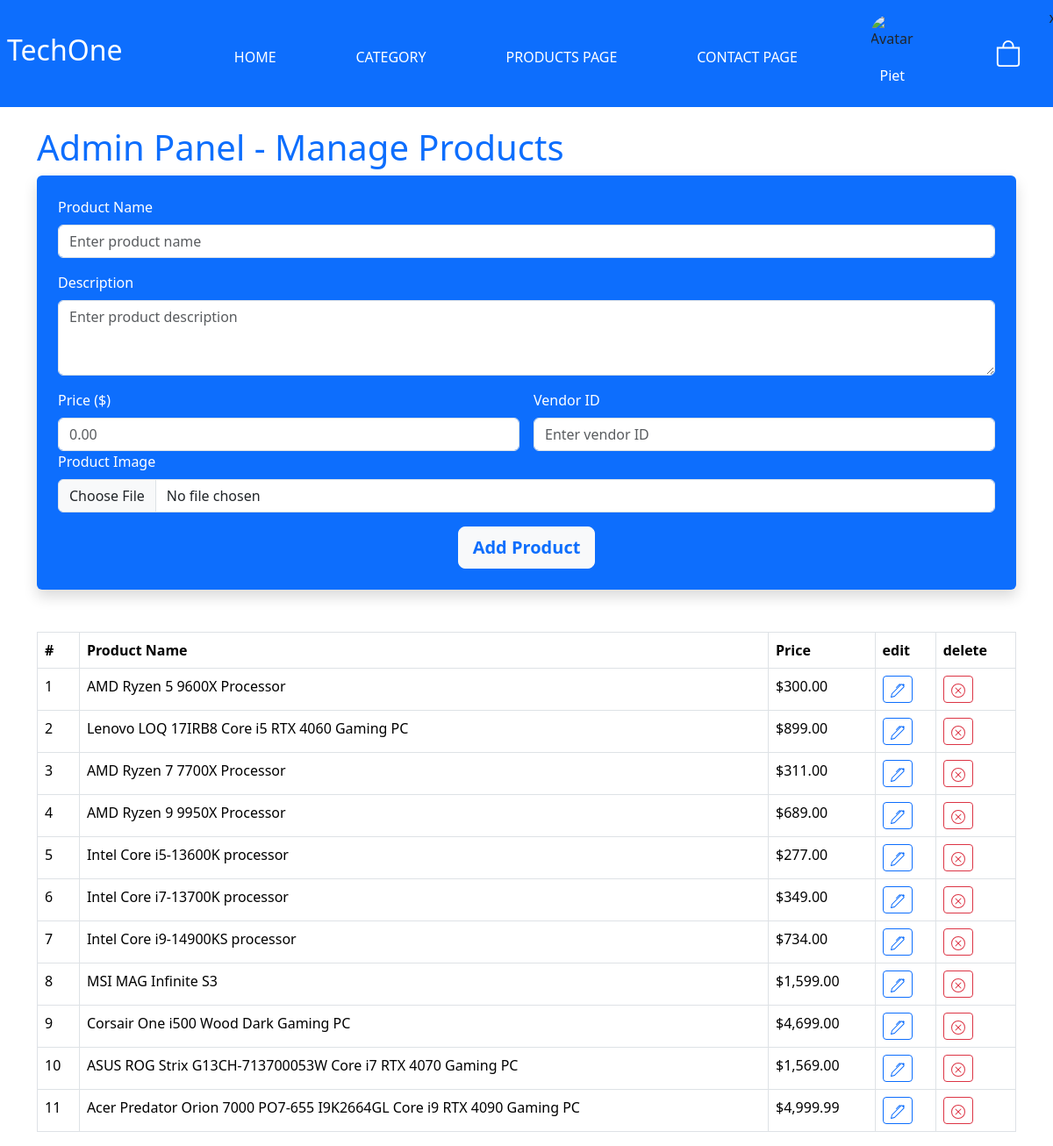
Screenshot of /admin.php (signed in) with the database file from the repository.
### tables this page shows
CREATE TABLE `products` (
  `id` int(11) NOT NULL,
  `name` varchar(999) NOT NULL,
  `img` varchar(999) NOT NULL,
  `description` varchar(9999) NOT NULL,
  `price` decimal(7,2) NOT NULL,
  `vendor_id` int(11) NOT NULL
);

### admin.php (the view, shortened to what this page needs)
<?php
try {
    $db = new PDO('mysql:host=localhost;dbname=tech-one', 'root', '');
    $db->setAttribute(PDO::ATTR_ERRMODE, PDO::ERRMODE_EXCEPTION);
    $query = $db->query("SELECT * FROM products");
    $products = $query->fetchAll(PDO::FETCH_ASSOC);
} catch (PDOException $e) {
    echo "Error: " . $e->getMessage();
    exit();
}
?>
<!DOCTYPE html>
<html lang="en">
<head>
    <link rel="stylesheet" href="css/style.css">
    <link href="https://cdn.jsdelivr.net/npm/bootstrap@5.3.3/dist/css/bootstrap.min.css" rel="stylesheet">
</head>
<body>
<div class="header">
    <div class="container-fluid">
        <div class="row bg-primary p-2 fixed-top">
            <div class="col-2 d-flex justify-content-start align-items-center">
                <h2 class="text-white">TechOne</h2>
            </div>
            <div class="col-9">
                <nav class="navbar navbar-expand-lg">
                    <div class="container-fluid">
                        <div class="collapse navbar-collapse" id="navbarNav">
                            <ul class="navbar-nav d-flex justify-content-around align-items-center w-100">
                                <li class="nav-item fs-6 mt-2">
                                    <a class="nav-link text-opacity-100 text-white" href="index.php">HOME</a>
                                </li>
                                <li class="nav-item fs-6 mt-2">
                                    <a class="nav-link text-opacity-100 text-white" href="master.php">CATEGORY</a>
                                </li>
                                <div class="dropdown">
                                    <button class="btn nav-item fs-6 mt-2 nav-link text-white" type="button"
                                            data-bs-toggle="dropdown" aria-expanded="false">
                                        PRODUCTS PAGE
                                    </button>
                                </div>
                                <li class="nav-item fs-6 mt-2">
                                    <a class="nav-link text-opacity-100 text-white" href="contact-page.php">CONTACT
                                        PAGE</a>
                                </li>
                                <?php if (isset($_SESSION['user'])): ?>
                                    <li class="nav-item fs-6 d-flex flex-column align-items-center">
                                        <img src="<?= htmlspecialchars($_SESSION['img']); ?>"
                                             class="rounded-circle shadow-4"
                                             style="width: 50px; height: 50px;" alt="Avatar"/>
                                        <div class="dropdown">
                                            <button class="btn nav-item fs-6 nav-link text-white" type="button"
                                                    data-bs-toggle="dropdown" aria-expanded="false">
                                                <?= $_SESSION['user_name']; ?>
                                            </button>
                                        </div>
                                    </li>
                                <?php endif; ?>
                            </ul>
                        </div>
                    </div>
                </nav>
            </div>
            <?php if (isset($_SESSION['user'])): ?>
                <div class="col d-flex justify-content-center align-items-center">
                    <a href="cart.php">
                        <svg xmlns="http://www.w3.org/2000/svg" width="30" height="30" fill="currentColor"
                             class="bi bi-bag text-white" viewBox="0 0 16 16">
                            <path d="M8 1a2.5 2.5 0 0 1 2.5 2.5V4h-5v-.5A2.5 2.5 0 0 1 8 1m3.5 3v-.5a3.5 3.5 0 1 0-7 0V4H1v10a2 2 0 0 0 2 2h10a2 2 0 0 0 2-2V4zM2 5h12v9a1 1 0 0 1-1 1H3a1 1 0 0 1-1-1z"/>
                        </svg>
                    </a>
                </div>x
            <?php endif; ?>
        </div>
    </div>
</div>
<div class="container">
    <div class="row">
    </div>
</div>
<div class="container mt-5">
    <h1 class="text-primary">Admin Panel - Manage Products</h1>
    <div class="bg-primary p-4 rounded shadow">
        <form action="" method="POST" enctype="multipart/form-data">
            <div class="mb-3">
                <label for="name" class="form-label text-white">Product Name</label>
                <input type="text" class="form-control" id="name" name="name" placeholder="Enter product name" required>
            </div>
            <div class="mb-3">
                <label for="description" class="form-label text-white">Description</label>
                <textarea class="form-control" id="description" name="description" rows="3"
                          placeholder="Enter product description" required></textarea>
            </div>
            <div class="row g-3">
                <div class="col-md-6">
                    <label for="price" class="form-label text-white">Price ($)</label>
                    <input type="number" step="0.01" class="form-control" id="price" name="price" placeholder="0.00"
                           required>
                </div>
                <div class="col-md-6">
                    <label for="vendor_id" class="form-label text-white">Vendor ID</label>
                    <input type="number" class="form-control" id="vendor_id" name="vendor_id"
                           placeholder="Enter vendor ID" required>
                </div>
            </div>
            <div class="mb-3">
                <label for="image" class="form-label text-white">Product Image</label>
                <input type="file" class="form-control" id="image" name="image" required>
            </div>
            <div class="text-center">
                <button type="submit" class="btn btn-light btn-lg text-primary fw-bold">Add Product</button>
            </div>
        </form>
    </div>
    <table class="table table-bordered mt-5">
        <thead>
        <tr>
            <th>#</th>
            <th>Product Name</th>
            <th>Price</th>
            <th>edit</th>
            <th>delete</th>
        </tr>
        </thead>
        <tbody>
        <?php foreach ($products as $product): ?>
            <tr>
                <td><?php echo $product['id']; ?></td>
                <td><?php echo htmlspecialchars($product['name']); ?></td>
                <td>$<?php echo number_format($product['price'], 2); ?></td>
                <td>
                    <form action="" method="POST">
                        <a href="edit-product.php?id=<?php echo $product['id']; ?>"
                           class="btn btn-sm btn-outline-primary">
                        </a>
                    </form>
                </td>
                <td>
                    <form action="" method="POST" class="d-inline">
                        <button class="btn btn-outline-danger btn-sm" type="submit">
                        </button>
                    </form>
                </td>
            </tr>
        <?php endforeach; ?>
        </tbody>
    </table>
</div>
</body>
</html>

### css/style.css (style rules this page uses)
.text-opacity-100 { color: rgba(255, 255, 255, 1); }
.nav-link { position: relative; padding-bottom: 0.5rem; text-decoration: none; color: #ffffff; }
.nav-link::after { content: ""; position: absolute; left: 0; bottom: 0; width: 0; height: 2px; background-color: #ffffff; transition: width 0.3s ease; }

### rows the page displays
products: id "1", name "AMD Ryzen 5 9600X Processor", price "300.00"
products: id "2", name "Lenovo LOQ 17IRB8 Core i5 RTX 4060 Gaming PC", price "899.00"
products: id "3", name "AMD Ryzen 7 7700X Processor", price "311.00"
products: id "4", name "AMD Ryzen 9 9950X Processor", price "689.00"
products: id "5", name "Intel Core i5-13600K processor", price "277.00"
products: id "6", name "Intel Core i7-13700K processor", price "349.00"
products: id "7", name "Intel Core i9-14900KS processor", price "734.00"
products: id "8", name "MSI MAG Infinite S3", price "1,599.00"
products: id "9", name "Corsair One i500 Wood Dark Gaming PC", price "4,699.00"
products: id "10", name "ASUS ROG Strix G13CH-713700053W Core i7 RTX 4070 Gaming PC", price "1,569.00"
products: id "11", name "Acer Predator Orion 7000 PO7-655 I9K2664GL Core i9 RTX 4090 Gaming PC", price "4,999.99"

### other values shown
$_SESSION['user_name'] "Piet"
